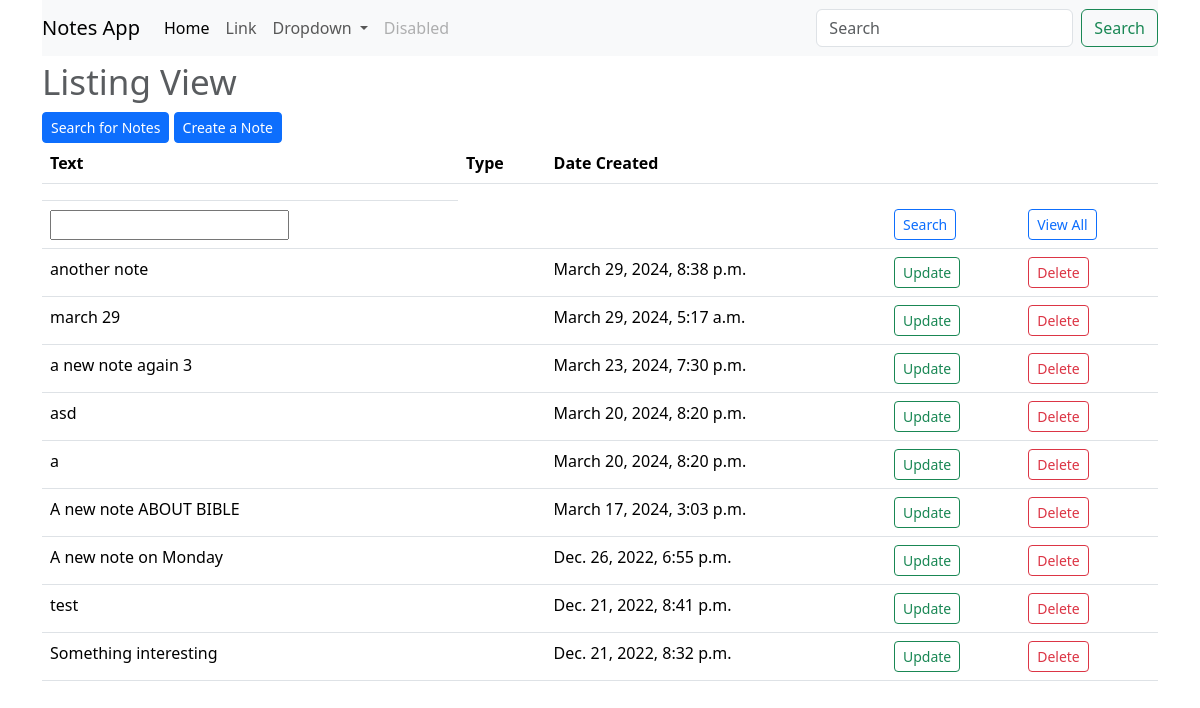
Before: / with the older database file.
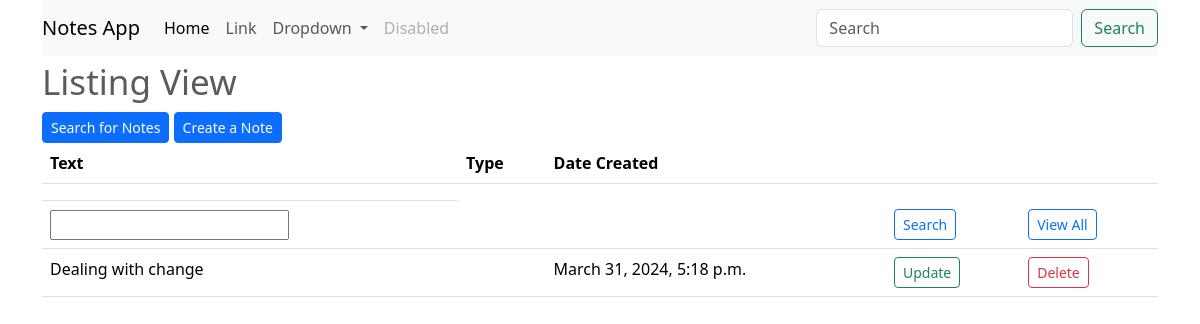
After: the same page with the newer database file.
### notes/models.py (models this page shows, shortened)
class Note(models.Model):
    summary=models.CharField(max_length=128, default="Summary")
    text=models.CharField(max_length=255)
    tags = models.ManyToManyField(Tag)
    date_created = models.DateTimeField(auto_now=True)
    class Meta:
        ordering = ["date_created"]

### notes/views.py (the view)
# urls.py: path('', views.index, name="index"),
def index(request):
	notes = Note.objects.all().order_by('-date_created')
	form = NoteForm()
	if request.method =='POST':
		form = NoteForm(request.POST)
		if form.is_valid():
			form.save()
		return redirect('/')
	context = {'notes':notes, 'form':form}
	return render(request, 'notes/index.html', context)

### notes/forms.py
class NoteForm(ModelForm):
    class Meta:
        model = Note
        fields = ['text','tags']

### notes/templates/notes/index.html (shortened to what this page needs)
{% extends "notes/base.html" %}
{% block content %}
<div class="container">
    <h1><small class="text-muted">Listing View</small></h1>
    <a class="btn btn-sm btn-primary" href="{% url 'search_note' %}">Search for Notes</a>
    <a class="btn btn-sm btn-primary" href="{% url 'create_note' %}">Create a Note</a>
</div>
<div class="container">
    <table class="table">
        <thead>
            <tr>
                <th>Text</th>
                <th>Type</th>
                <th>Date Created</th>
                <th></th>
                <th></th>
            </tr>
            <tr>
                <td>
                </td>
            </tr>
            <form class="form-control me-2" type="search" method="POST" name="search_text" placeholder="Search notes..." action="{% url 'search_note' %}">
                <tr>
                    <th>{{ form.text }}</th>
                    <th>{{ form.type }}</th>
                    <th></th>
                    <th><button class="btn btn-sm btn-outline-primary d-block" type="submit">Search</button> </th>
            </form>
            <form>
                    <form class="form-control me-2" method="GET" action="{% url 'search_note' %}">
                    <th><button class="btn btn-sm btn-outline-primary d-block" type="submit">View All</button> </th>
            </form>
        </thead>
        <tbody>
            {% for note in notes %}
            <tr>
                <td>{{ note.text }}</td>
                <td>{{ note.type }}</td>
                <td>{{ note.date_created }}</td>
                <td>
                    <a class="btn btn-sm btn-outline-success" href="{% url 'update_note' note.id %}">Update</a>
                </td>
                <td>
                    <a class="btn btn-sm btn-outline-danger" href="{% url 'delete_note' note.id %}">Delete</a>
                </td>
            </tr>
            {% endfor %}
        </tbody>
    </table>
</div>
{% endblock content %}

Changed rows visible on the page:
removed Note: text "another note", date_created "March 29, 2024, 8:38 p.m."
removed Note: text "march 29", date_created "March 29, 2024, 5:17 a.m."
removed Note: text "a new note again 3", date_created "March 23, 2024, 7:30 p.m."
removed Note: text "asd", date_created "March 20, 2024, 8:20 p.m."
removed Note: text "a", date_created "March 20, 2024, 8:20 p.m."
removed Note: text "A new note ABOUT BIBLE", date_created "March 17, 2024, 3:03 p.m."
removed Note: text "A new note on Monday", date_created "Dec. 26, 2022, 6:55 p.m."
removed Note: text "test", date_created "Dec. 21, 2022, 8:41 p.m."
removed Note: text "Something interesting", date_created "Dec. 21, 2022, 8:32 p.m."
added Note: text "Dealing with change", date_created "March 31, 2024, 5:18 p.m."
